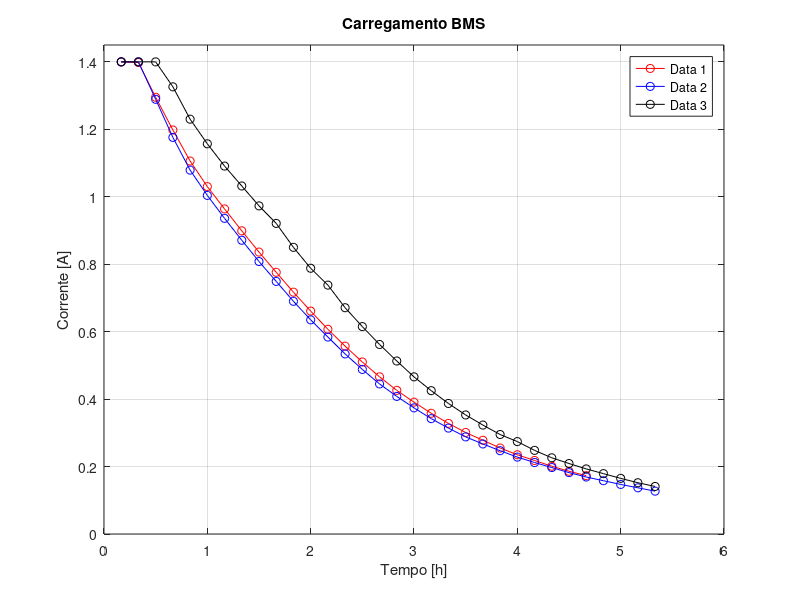

The MATLAB source for this figure:
clc
clear all
close all

data1 = load ('data_1.txt');
coluna1 = data1(:,2);

data2 = load ('data_2.txt');
coluna2 = data2(:,2);

data3 = load ('data_3.txt');
coluna3 = data3(:,2);


[n,p] = size(coluna1);
[n2,p2] = size(coluna2);
[n3,p3] = size(coluna3);

t1 = 1:n;
t2 = 1:n2;
t3 = 1:n3;


plot(t1,coluna1,'r-o', t2,coluna2,'b-o', t3,coluna3,'k-o'),
xlabel('Tempo [h]'), ylabel('Corrente [A]')
grid on
title('Carregamento BMS')
legend('Data 1', 'Data 2', 'Data 3', 'Location','northeast')
xticks([0:6:36])
xticklabels({'0','1','2','3','4','5','6'})
axis ([0 36 0 1.45])
